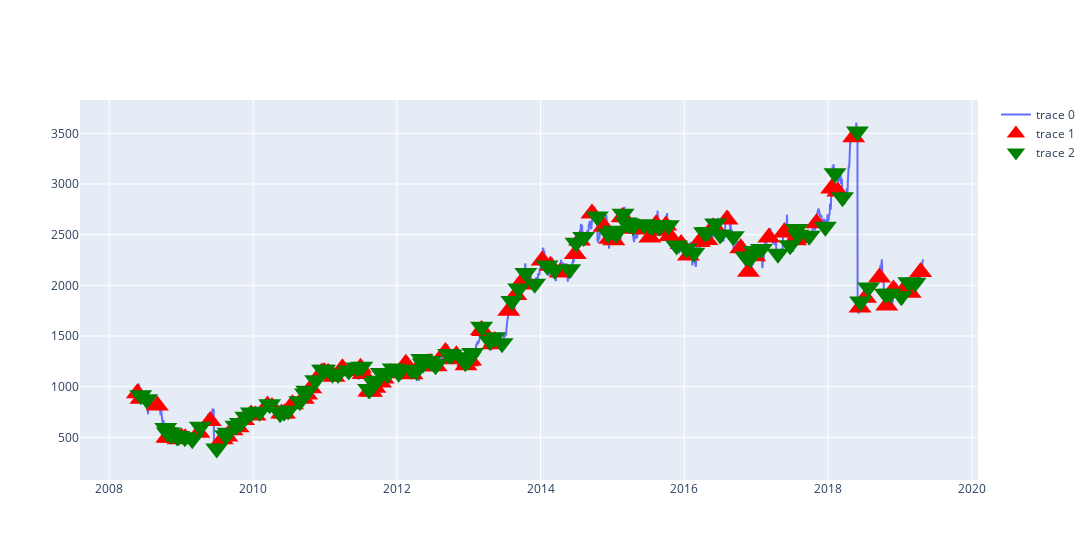

Source (notebook cell):
### Code cell
# Plot all the relevant values
close_chart = go.Scatter(x=rev_df["Date"], y=rev_df["Close"], mode="lines")
buy_chart = go.Scatter(x=buy_df["Date"], y=buy_df["Close"], mode="markers", marker_symbol="triangle-up", marker=dict(size=20, color="red"))
sell_chart = go.Scatter(x=sell_df["Date"], y=sell_df["Close"], mode="markers", marker_symbol="triangle-down", marker=dict(size=20, color="green"))
fig = go.Figure(data=[close_chart, buy_chart, sell_chart])
fig.update_layout(width=1200)
fig.show()
